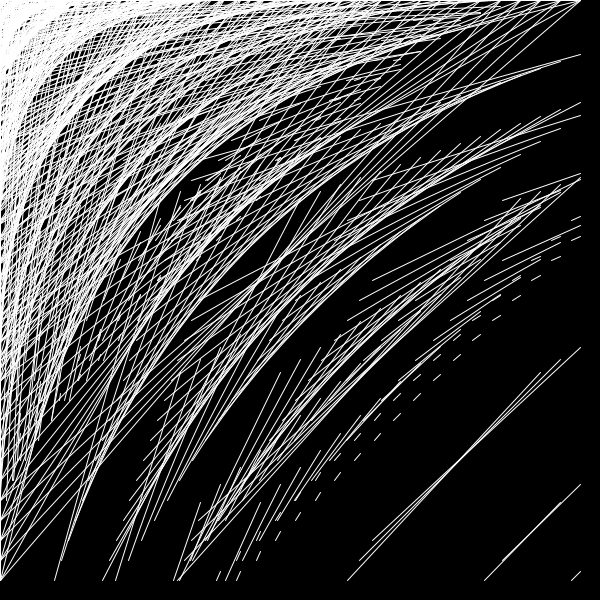
Frame 1 (no input)
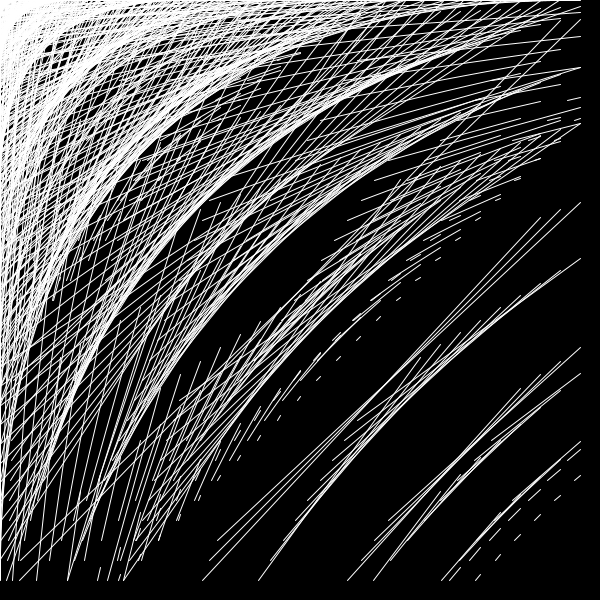
Frame 60 (the mouse pressed at the canvas centre just before this capture)
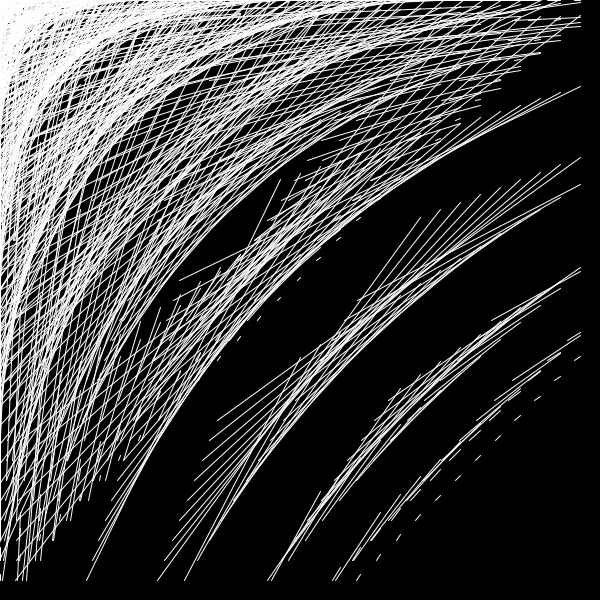
Frame 120 (the mouse held since frame 60 and released just before this capture)

The Processing sketch that drew these frames (run headless with seeded random() and noise(); from frame 60 on, the mouse is pressed at the canvas centre):

// Processing sketch: lines_sin_x___y__t
// ── lines_sin_x___y__t.pde
//import gifAnimation.*;

//GifMaker gifExport;

void setup(){
  size(600,600);
}
float s = 0;
void draw(){
  clear();
  background(0);
  stroke(255);
  for (int i=0;i<600;i+=20){
    for(int j=0;j<600;j+=20){
      line(i*sin(radians(i+j+s)),j,i,j*sin(radians(j+i+s)));
    }
  }
  s=s+2;
}
